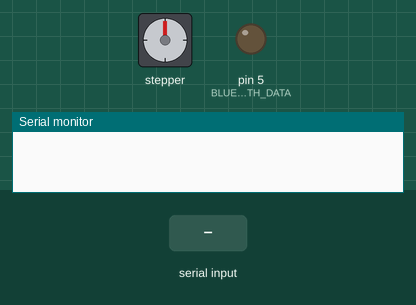
This sketch was run on a simulated Arduino Uno, built with avr-gcc and run on an emulated ATmega328P. On the bench: stepper motor, output pins drawn as LEDs (lit = HIGH), the last lines printed to the serial monitor. Wiring (inferred from the names in the program): stepper motor (2048 steps per turn assumed): coils pin 9, pin 10, pin 11, pin 12. Inputs (shaded band) come from the test bench. Pins used as bus, display or sensor lines are not drawn.

Above: at 1.2 s.
1.3 s: "1" received over the second serial link
At 1.46 s:
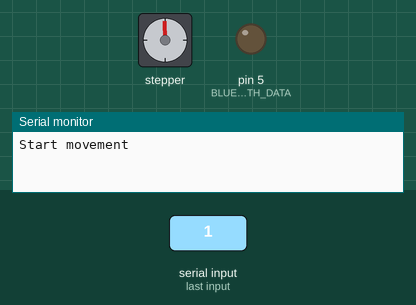
At 5.7 s:
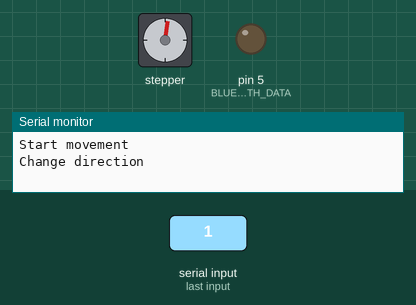
Timing chart, 0 to 23.9 s (numbered marks = the images above; inputs shaded):
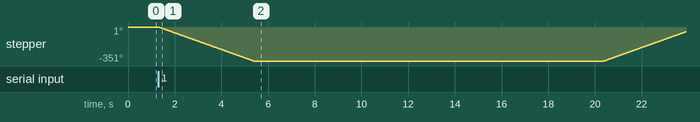

Measured:
- after the input at 1.3 s, stepper: turns 351° counter-clockwise in 4.1 s, then 303° clockwise in 3.5 s

The sketch:

TheITCath.ino
```cpp
#include <SoftwareSerial.h>

#define STEPPER_PIN_1 9
#define STEPPER_PIN_2 10
#define STEPPER_PIN_3 11
#define STEPPER_PIN_4 12
#define BLUETOOTH_DATA 5
#define BLEUTOOTH_INPUT 6

SoftwareSerial BluetoothSerial(BLEUTOOTH_INPUT, BLUETOOTH_DATA);

const int TICKS_PER_DIRECTION = 2000;
const int DELAY_BEFORE_FORWARD = 15000;

bool directionIsFront = false;
bool motorIsMoving = false;

int stepNumber = 0;
int tickCount = 0;

void setup() {
  pinMode(STEPPER_PIN_1, OUTPUT);
  pinMode(STEPPER_PIN_2, OUTPUT);
  pinMode(STEPPER_PIN_3, OUTPUT);
  pinMode(STEPPER_PIN_4, OUTPUT);
  pinMode(BLUETOOTH_DATA, OUTPUT);
  pinMode(BLEUTOOTH_INPUT, INPUT);
  Serial.begin(9600);
  BluetoothSerial.begin(9600);
}

void startCycle(){
  motorIsMoving = true;
  directionIsFront = false;
  tickCount = 0;
  Serial.println("Start movement");
}

void resetCycle(){
  directionIsFront = !directionIsFront;
  tickCount = 0;
}

void endCycle(){
  resetCycle();
  motorIsMoving = false;
  Serial.println("End movement");
}

void changeDirection(){
  resetCycle();
  Serial.println("Change direction");
  delay(DELAY_BEFORE_FORWARD);
}

bool isBluetoothData(){
  char var = 'z';
  if (BluetoothSerial.available()){
    var = (char) BluetoothSerial.read();
  }
  return var != 'z';
}

void loop() {
  // Vérifier si le bouton est appuyé pour démarrer un cycle
  if (isBluetoothData() && !motorIsMoving) {
    startCycle();
  }

  if (motorIsMoving) {
    OneStep(directionIsFront);
    delay(2);
    tickCount++;

    if (directionIsFront == true && tickCount >= TICKS_PER_DIRECTION) {
      endCycle();
    }

    if (tickCount >= TICKS_PER_DIRECTION) {
      changeDirection();
    }

  }
}

void OneStep(bool dir) {
  if (dir) {  // Avancer
    switch (stepNumber) {
      case 0:
        digitalWrite(STEPPER_PIN_1, HIGH);
        digitalWrite(STEPPER_PIN_2, LOW);
        digitalWrite(STEPPER_PIN_3, LOW);
        digitalWrite(STEPPER_PIN_4, LOW);
        break;
      case 1:
        digitalWrite(STEPPER_PIN_1, LOW);
        digitalWrite(STEPPER_PIN_2, HIGH);
        digitalWrite(STEPPER_PIN_3, LOW);
        digitalWrite(STEPPER_PIN_4, LOW);
        break;
      case 2:
        digitalWrite(STEPPER_PIN_1, LOW);
        digitalWrite(STEPPER_PIN_2, LOW);
        digitalWrite(STEPPER_PIN_3, HIGH);
        digitalWrite(STEPPER_PIN_4, LOW);
        break;
      case 3:
        digitalWrite(STEPPER_PIN_1, LOW);
        digitalWrite(STEPPER_PIN_2, LOW);
        digitalWrite(STEPPER_PIN_3, LOW);
        digitalWrite(STEPPER_PIN_4, HIGH);
        break;
    }
  } else {  // Reculer
    switch (stepNumber) {
      case 0:
        digitalWrite(STEPPER_PIN_1, LOW);
        digitalWrite(STEPPER_PIN_2, LOW);
        digitalWrite(STEPPER_PIN_3, LOW);
        digitalWrite(STEPPER_PIN_4, HIGH);
        break;
      case 1:
        digitalWrite(STEPPER_PIN_1, LOW);
        digitalWrite(STEPPER_PIN_2, LOW);
        digitalWrite(STEPPER_PIN_3, HIGH);
        digitalWrite(STEPPER_PIN_4, LOW);
        break;
      case 2:
        digitalWrite(STEPPER_PIN_1, LOW);
        digitalWrite(STEPPER_PIN_2, HIGH);
        digitalWrite(STEPPER_PIN_3, LOW);
        digitalWrite(STEPPER_PIN_4, LOW);
        break;
      case 3:
        digitalWrite(STEPPER_PIN_1, HIGH);
        digitalWrite(STEPPER_PIN_2, LOW);
        digitalWrite(STEPPER_PIN_3, LOW);
        digitalWrite(STEPPER_PIN_4, LOW);
        break;
    }
  }

  // Incrémenter le compteur de pas pour alterner les phases
  stepNumber++;
  if (stepNumber > 3) {
    stepNumber = 0;
  }
}
```
